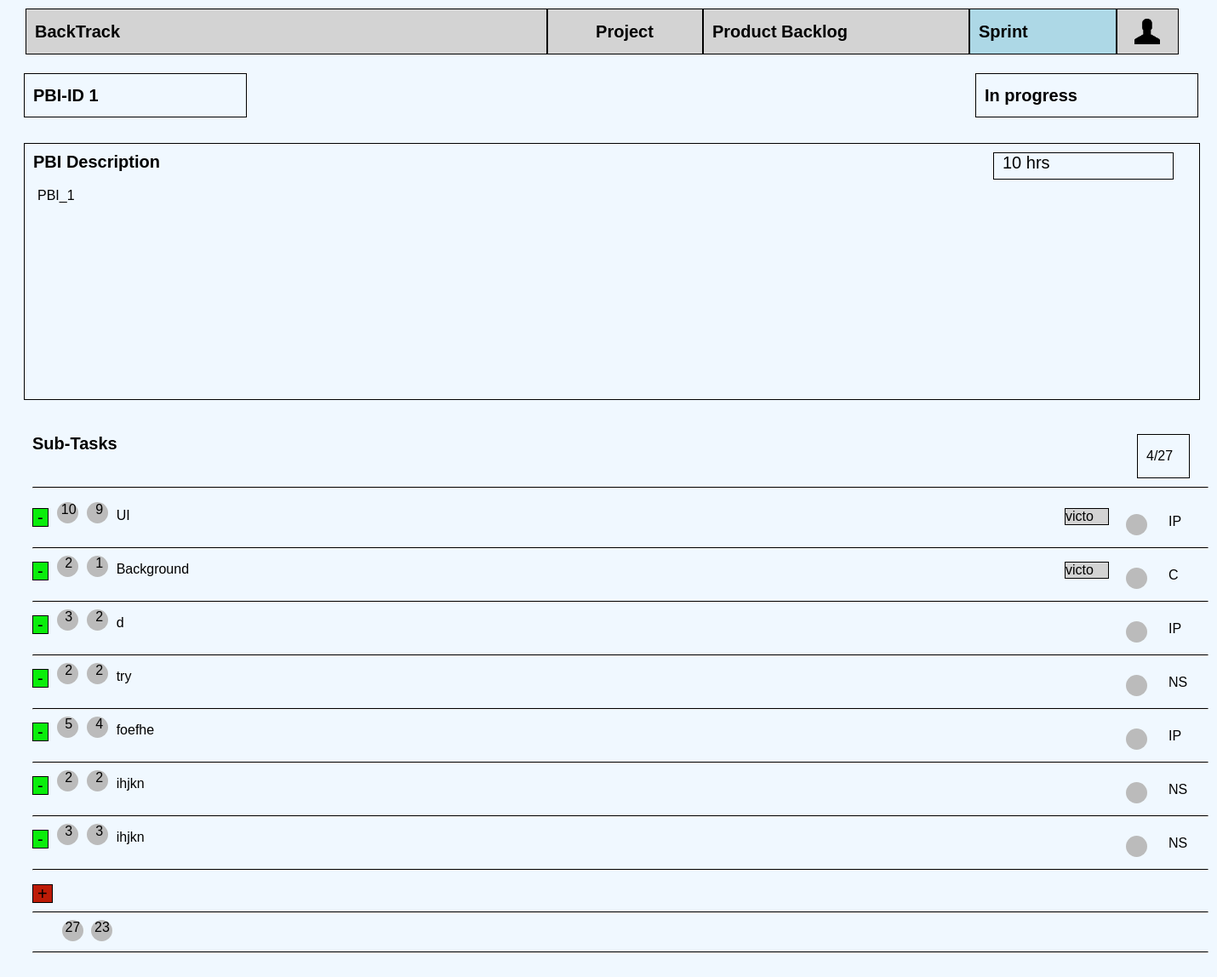
Before: /sprints/pbi1 with the older database file.
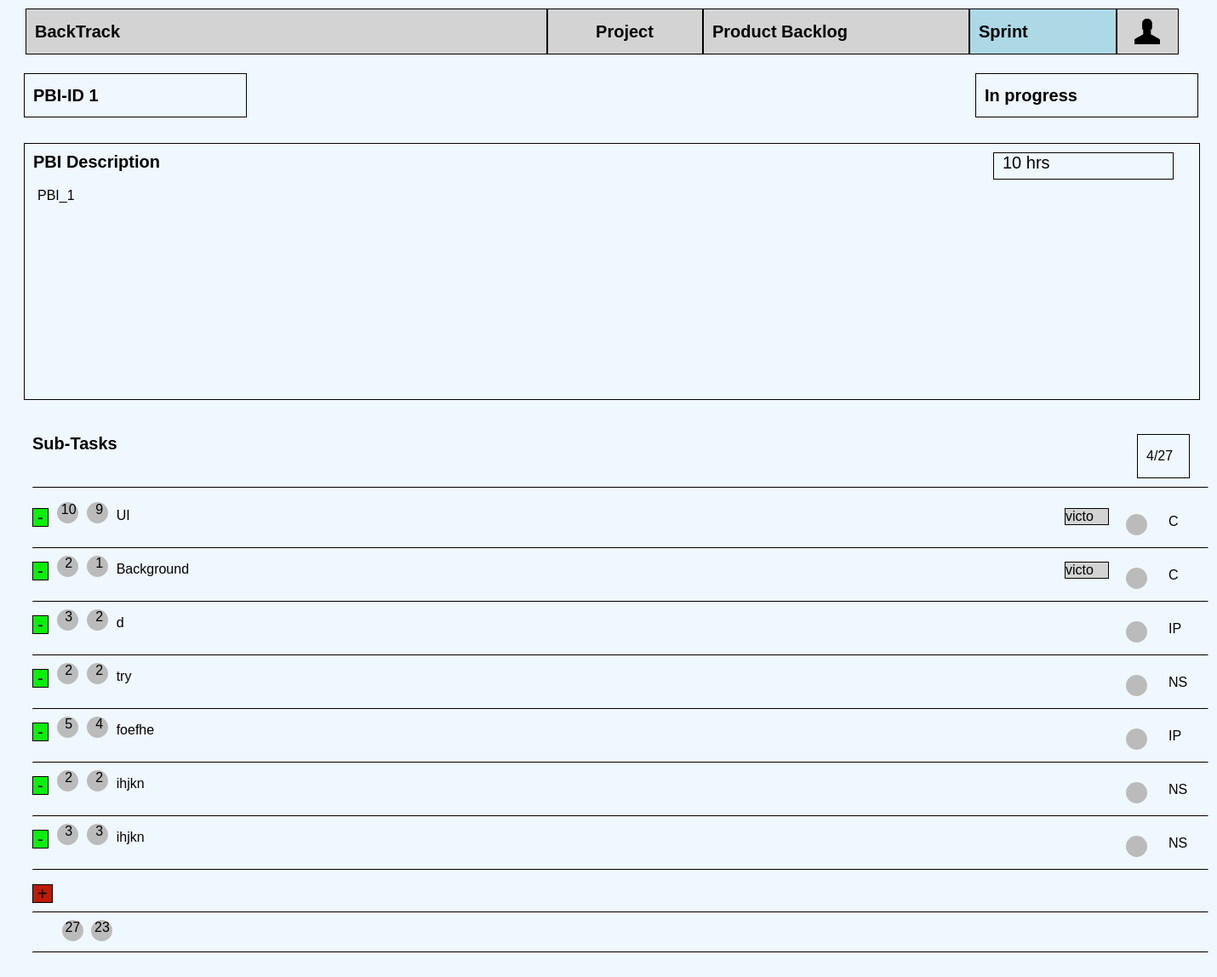
After: the same page with the newer database file.
### sprints/models.py (models this page shows, shortened)
class SubTask(models.Model):
    title = models.CharField(max_length=200)
    id = models.AutoField(primary_key=True)
    task = models.ForeignKey(Task, on_delete=models.CASCADE, null=True)
    pbi = models.ForeignKey(PBI, on_delete=models.CASCADE, related_name="SubTask", default=0)
    initialEstimatedEffort = models.IntegerField(null=True)
    remaining_efforts = models.IntegerField(null=True)
    Developers = models.ManyToManyField(Developer, null=True)
    STATUS = (('NS', 'Not started'), ('IP', 'In progress'), ('C', 'Complete'))
    status = models.CharField(max_length=10, choices=STATUS, default='IP')

### sprints/views.py (the view)
# urls.py: path('pbi<int:pbi>',views.SprintBackLogsManagement.as_view(), name='sprintBacklogs'),
class SprintBackLogsManagement(TemplateView):
    template_name = "sprints/sprintBacklogs.html"
    def get_context_data(self, **kwargs):
        pbi=self.kwargs['pbi']
        context = super().get_context_data(**kwargs)
        context['task_list']=Task.objects.filter(pbi__pk=pbi)
        context['pbi']=PBI.objects.get(pk=pbi)
        context['subtask_list']=SubTask.objects.filter(pbi__pk=pbi)
        context['pbiID']=pbi
        return context

### sprints/models.py (called while the page is built)
    def __str__(self):
        return self.user.username

### templates/sprints/sprintBacklogs.html (shortened to what this page needs)
{% extends 'base.html' %}
{% block content %}
<div id="outside">
    <div id="PBI_ID">PBI-ID {{pbi.id}}</div>
    <div id="Status">
    </div>
    <div id="PBI_Desc">
        <div class="title">PBI Description </div>
        <div id="estimatedEffort">{{pbi.estimated_efforts}} hrs</div>
        <div class="description">{{pbi.description}}</div>
    </div>
    <div id="subTaskList">
        <div class="title">Sub-Tasks</div>
        <div id="completionrate"></div>
        <hr>
        <ul>
            {% for subtask in subtask_list %}
            <li>
                <div class="delbtn" onclick="delBtnOnClick(event)" rel="{{subtask.id}}">-</div>
                <span class="initEsti circle" style="float:left; text-align: center"> <span style="margin-left:3px;">{{subtask.initialEstimatedEffort}}</span></span>
                <span class="remainEsti circle" style="float:left; text-align: center" onclick="remainBtnOnlick(event)"  >
                    <span style="margin-left:5px;" >{{subtask.remaining_efforts}}</span>
                </span>
                <div style="float:left;">{{subtask.title}}</div>
                <div class="rightofsubtask" style="float:right; margin:0px;" >
                    {% for developer in subtask.Developers.all%}
                    <div class="developerName" style="float:left;">{{developer}}</div>
                    {%endfor%}
                    <div  style="float:left;">
                        <div class="circle" onclick="pplBtnOnClick(event)"></div>
                    </div>
                    <div style="width:30px;float: right;">
                        <div onclick="substatOnclick(event)" rel="{{subtask.id}}" data-init="{{subtask.initialEstimatedEffort}}" data-remain="{{subtask.remaining_efforts}}">{{subtask.status}}</div>
                    </div>
                </div>
            </li>
            <hr>
            {% endfor %}
        </ul>
        <div>
            <div id="addBtn" onclick="addBtnOnclick()">+</div>
        </div>
        <hr>
        <div id="total" onload="calculate();">
            <span class="initEsti circle" id="total_efforts" style="text-align: center"></span>
            <span class="remainEsti circle" id="remaining_efforts" style="text-align: center"></span>
        </div>
        <hr>
    </div>
</div>
{% endblock %}

Changed rows visible on the page:
changed SubTask "UI": status "IP" → "C"
